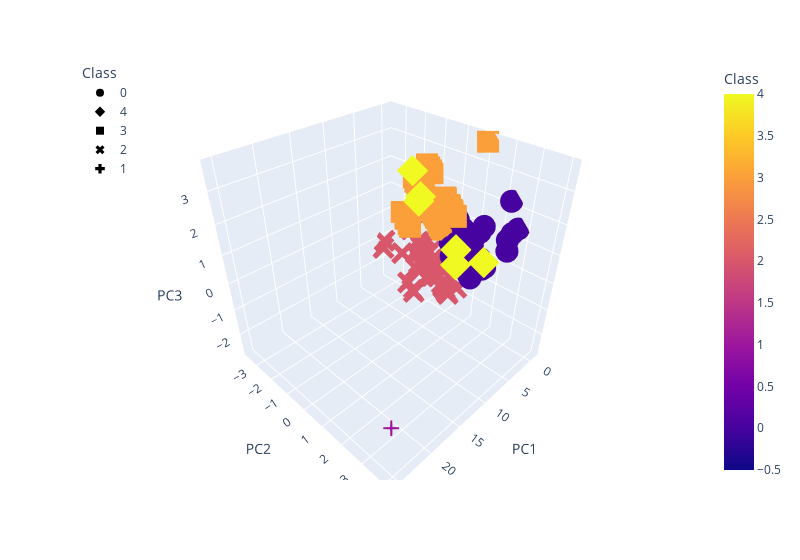

Write notebook code for a chart like this one.
### Markdown cell above
## Visualizing Results

### Code cell
# Create a 3D Scatter Plot using Plotly Express to plot the clusters using the clustered_df DataFrame.

# Plotting the clusters with three features
fig = px.scatter_3d(clustered_df, x="PC1", y="PC2", z="PC3", color="Class", symbol="Class", hover_name="CoinName", hover_data=["Algorithm"], width=800)
fig.update_layout(legend=dict(x=0,y=1))
fig.show()

### Figure 1 — Plotly figure (JSON) as saved in the notebook; plotly's stock layout.template omitted (floating-point values rounded to 4 significant figures; data arrays with more than 128 entries replaced by an {"elided": "..."} marker saying what was removed)
{"data": [{"customdata": {"elided": "311x1 int values"}, "hovertemplate": "<b>%{hovertext}</b><br><br>Class=%{marker.color}<br>PC1=%{x}<br>PC2=%{y}<br>PC3=%{z}<br>Algorithm=%{customdata[0]}<extra></extra>", "hovertext": {"elided": "311 str values"}, "legendgroup": "0", "marker": {"color": {"elided": "311 int values"}, "coloraxis": "coloraxis", "symbol": "circle"}, "mode": "markers", "name": "0", "scene": "scene", "showlegend": true, "type": "scatter3d", "x": {"elided": "311 float values"}, "y": {"elided": "311 float values"}, "z": {"elided": "311 float values"}}, {"customdata": [[66], [52], [10], [52], [10], [11]], "hovertemplate": "<b>%{hovertext}</b><br><br>Class=%{marker.color}<br>PC1=%{x}<br>PC2=%{y}<br>PC3=%{z}<br>Algorithm=%{customdata[0]}<extra></extra>", "hovertext": ["EliteCoin", "MoonCoin", "ByteCoin", "gCn Coin", "TurtleCoin", "Qwertycoin"], "legendgroup": "4", "marker": {"color": [4, 4, 4, 4, 4, 4], "coloraxis": "coloraxis", "symbol": "diamond"}, "mode": "markers", "name": "4", "scene": "scene", "showlegend": true, "type": "scatter3d", "x": [3.124, 3.662, 4.653, 4.264, 10.92, 3.371], "y": [2.21, 1.071, -0.5628, 1.24, 0.7543, -0.8139], "z": [0.5043, 0.5777, 1.813, 0.16, 3.629, 1.778]}, {"customdata": [[20], [12], [20], [18], [34], [34], [23], [23], [34], [36], [25], [31], [10], [9], [23], [34], [33], [30], [20], [6], [3], [0], [35], [15], [35], [18], [10], [34], [32], [20], [18], [10], [10], [30], [12], [18], [30], [16], [5], [35], [12], [1], [2], [6], [8], [10], [35], [35], [10], [28], [10], [18], [36], [18], [35], [15], [36], [20], [36], [35], [34], [10], [10], [20], [12], [3], [36], [36], [7], [20], [10], [15], [31], [7], [20], [10], [26], [35], [18], [32], [10], [35], [30], [32], [10], [11], [10], [27], [10], [14], [24], [31], [12], [13], [28], [18], [32], [10], [4], [4], [18], [21], [18], [18], [36], [4], [23], [34], [19], [20], [10], [18]], "hovertemplate": "<b>%{hovertext}</b><br><br>Class=%{marker.color}<br>PC1=%{x}<br>PC2=%{y}<br>PC3=%{z}<br>Algorithm=%{customdata[0]}<extra></extra>", "hovertext": ["Ethereum", "Monero", "Ethereum Classic", "ZCash", "DigiByte", "MyriadCoin", "Riecoin", "Diamond", "Verge", "FeatherCoin", "MediterraneanCoin", "Vertcoin", "DigitalNote ", "StorjCoin", "FairCoin", "Unitus", "Cryptonite", "Crypto", "Expanse", "Siacoin", "Decred", "HOdlcoin", "PWR Coin", "SoilCoin", "VIP Tokens", "Komodo", "Karbo", "Circuits of Value", "ZCoin", "Elementrem", "ZClassic", "Cannabis Industry Coin", "Bikercoins", "HexxCoin", "Citadel", "Zero", "Zoin", "DubaiCoin", "TajCoin", "Coinonat", "Quantum Resistant Ledger", "Espers", "Dynamic", "Nano", "ChanCoin", "Dinastycoin", "Denarius", "Virta Unique Coin", "LeviarCoin", "SmartCash", "Sumokoin", "BitcoinZ", "VIVO Coin", "Bitcoin Gold", "NamoCoin", "Pirl", "Innova", "Ellaism", "GoByte", "Electra", "SHIELD", "UltraNote", "BitCoal", "DaxxCoin", "Lethean", "Photon", "SparksPay", "GunCoin", "Interzone", "1717 Masonic Commemorative Token", "Niobio Cash", "Travelflex", "KREDS", "Stipend", "Callisto Network", "BitTube", "Aidos Kuneen", "Bitspace", "Bitrolium", "Alpenschillling", "Monero Classic", "Jumpcoin", "Infinex", "GINcoin", "PlatinCoin", "Loki", "Newton Coin", "MassGrid", "PluraCoin", "Muse", "PlusOneCoin", "Absolute Coin", "Webchain", "Ryo", "XDNA", "CrypticCoin", "Actinium", "FREDEnergy", "Universal Molecule", "Lithium", "PirateCash", "Exosis", "Beam", "Bithereum", "UFO Coin", "BlakeCoin", "Groestlcoin", "JoinCoin", "Vollar", "Reality Clash", "Beldex", "Horizen"], "legendgroup": "3", "marker": {"color": [3, 3, 3, 3, 3, 3, 3, 3, 3, 3, 3, 3, 3, 3, 3, 3, 3, 3, 3, 3, 3, 3, 3, 3, 3, 3, 3, 3, 3, 3, 3, 3, 3, 3, 3, 3, 3, 3, 3, 3, 3, 3, 3, 3, 3, 3, 3, 3, 3, 3, 3, 3, 3, 3, 3, 3, 3, 3, 3, 3, 3, 3, 3, 3, 3, 3, 3, 3, 3, 3, 3, 3, 3, 3, 3, 3, 3, 3, 3, 3, 3, 3, 3, 3, 3, 3, 3, 3, 3, 3, 3, 3, 3, 3, 3, 3, 3, 3, 3, 3, 3, 3, 3, 3, 3, 3, 3, 3, 3, 3, 3, 3], "coloraxis": "coloraxis", "symbol": "square"}, "mode": "markers", "name": "3", "scene": "scene", "showlegend": true, "type": "scatter3d", "x": [-0.04412, -0.001979, -0.04191, -0.03454, 0.2627, -0.07616, -0.06046, -0.2601, 0.286, -0.1262, -0.0703, -0.1039, 0.214, 0.3501, -0.2594, -0.1209, -0.08714, -0.09925, -0.04541, 0.5302, -0.151, 0.06402, -0.1734, -0.01816, -0.3233, -0.8236, 0.008857, -0.09464, -0.1107, -0.04508, -0.03457, 0.008864, 0.009031, -0.09999, -0.0002026, -0.03459, -0.09963, -0.02393, -0.1617, -0.1267, -0.0001346, 0.7092, 0.05244, 0.03584, 0.02009, 0.05618, -0.3253, -0.3233, 0.009397, -0.00486, 0.009671, 0.2561, -0.1324, -0.03439, -0.3048, -0.01646, -0.1322, -0.04272, -0.1323, 0.4067, -0.1079, 1.159, 0.008832, 0.06322, 0.01453, 1.411, -0.1324, -0.1232, 0.02536, 0.2845, 0.01406, -0.01592, -0.08472, -0.1728, 0.02371, 0.01996, -0.07774, -0.3247, -0.03308, -0.1076, 0.009065, -0.1268, -0.09978, -0.1108, 0.0147, 0.005005, 2.492, -0.08006, 0.0272, 0.3175, -0.06715, -0.3029, 0.01569, -0.006711, -0.2836, 0.1059, -0.1099, 0.1185, 0.04235, 0.04176, 0.2966, -0.05096, -0.03167, -0.03417, -0.03456, 0.1124, -0.05989, -0.1218, -0.01756, -0.04512, 0.03759, -0.03454], "y": [-1.167, -1.519, -1.167, -1.256, -0.4684, -0.5437, -1.036, -0.4614, -0.4623, -0.4648, -0.948, -0.6851, -1.561, -2.607, -0.4613, -0.5537, -0.5913, -0.7291, -1.168, -1.666, -1.338, -2.045, 0.09994, -1.387, 0.06528, 1.045, -1.606, -0.5478, -0.6416, -1.168, -1.256, -1.606, -1.606, -0.7293, -1.518, -1.256, -0.7292, -1.343, -1.251, -0.5099, -1.518, -1.238, -1.957, -1.781, -1.694, -1.596, 0.06483, 0.06528, -1.606, -0.7983, -1.606, -1.192, -0.4662, -1.255, 0.06936, -1.387, -0.4661, -1.167, -0.4661, 0.2292, -0.5508, -1.354, -1.606, -1.144, -1.515, -1.613, -0.4662, -0.4641, -1.738, -2.126, -1.605, -1.387, -0.6808, -1.163, -1.153, -1.604, -0.9046, 0.06495, -1.255, -0.6409, -1.606, -0.51, -0.7293, -0.6416, -1.605, -1.562, -1.062, -0.8601, -1.602, -2.389, -0.9924, -0.1105, -1.515, -1.475, -0.2414, -1.224, -0.6414, -1.582, -1.869, -1.869, -2.213, -1.124, -1.255, -1.255, -0.4442, -1.854, -1.036, -0.5539, -1.207, -1.168, -1.6, -1.256], "z": [1.013, 1.334, 1.013, 1.093, 0.4956, 0.454, 0.8921, 1.538, 0.4855, 0.37, 0.812, 0.5705, 1.436, 0.379, 1.538, 0.4497, 0.4939, 0.6106, 1.013, 1.573, 2.342, 1.817, 1.055, 1.214, 1.056, 3.678, 1.415, 0.4523, 0.5301, 1.013, 1.093, 1.415, 1.415, 0.6105, 1.335, 1.093, 0.6105, 1.173, 2.262, 0.4096, 1.334, 2.532, 1.736, 1.576, 1.495, 1.419, 1.056, 1.056, 1.415, 0.7019, 1.415, 1.139, 0.3693, 1.093, 1.058, 1.214, 0.3694, 1.013, 0.3694, 1.12, 0.4511, 1.602, 1.415, 1.035, 1.336, 1.894, 0.3693, 0.3704, 1.535, -0.06431, 1.415, 1.214, 0.5727, 2.181, 1.027, 1.417, 0.7714, 1.056, 1.093, 0.5308, 1.415, 0.4095, 0.6106, 0.5301, 1.416, 1.375, 1.82, 0.7315, 1.417, 0.1769, 0.8518, 1.217, 1.338, 1.294, 1.338, 1.11, 0.5303, 1.432, 1.656, 1.656, 0.01632, 0.9724, 1.094, 1.093, 0.3779, 1.671, 0.8922, 0.4497, 1.057, 1.013, 1.418, 1.093]}, {"customdata": [[50], [47], [52], [41], [52], [64], [52], [52], [64], [34], [38], [34], [54], [52], [52], [64], [64], [52], [52], [52], [52], [41], [40], [66], [64], [52], [41], [41], [66], [41], [14], [41], [41], [52], [46], [52], [66], [52], [41], [41], [47], [52], [41], [47], [40], [57], [52], [41], [50], [37], [31], [39], [47], [14], [35], [46], [46], [64], [40], [66], [43], [42], [52], [62], [52], [22], [41], [53], [41], [69], [70], [52], [52], [68], [52], [46], [47], [46], [52], [46], [64], [52], [41], [64], [17], [70], [64], [46], [64], [14], [47], [41], [14], [52], [14], [14], [47], [29], [41], [41], [47], [52]], "hovertemplate": "<b>%{hovertext}</b><br><br>Class=%{marker.color}<br>PC1=%{x}<br>PC2=%{y}<br>PC3=%{z}<br>Algorithm=%{customdata[0]}<extra></extra>", "hovertext": ["Bitshares", "PayCoin", "CasinoCoin", "Exclusive Coin", "FlutterCoin", "HyperStake", "MintCoin", "Nautilus Coin", "SuperCoin", "TeslaCoin", "TittieCoin", "Crypti", "BurstCoin", "RubyCoin", "Dnotes", "Ucoin", "Squall Coin", "Diggits", "GPU Coin", "ZeitCoin", "SafeExchangeCoin", "Nebuchadnezzar", "Let it Ride", "MudraCoin", "Lutetium Coin", "BitCurrency", "Opair", "CoffeeCoin", "RoyalCoin", "TeamUP", "ARK", "FreeCoin", "Creatio", "PandaCoin", "Allsafe", "Zilbercoin", "FindCoin", "RenosCoin", "Atmos", "MacronCoin", "ProCurrency", "GrowthCoin", "Phreak", "Ultimate Secure Cash", "QTUM", "Signatum", "Draftcoin", "Stakecoin", "Obsidian", "Cardano", "Rupee", "KekCoin", "Infinity Economics", "Lamden Tau", "Bulwark", "Kalkulus", "Digiwage", "Monkey Project", "TokenPay", "Tokyo Coin", "BiblePay", "Poa Network", "Velox", "Ontology", "MedicCoin", "Bitcoin Green", "Deviant Coin", "Semux", "Zealium", "Proton", "Bitcoin Incognito", "HollyWoodCoin", "Xt3ch", "Dekado", "Lynx", "Poseidon Quark", "BitcoinWSpectrum", "Dystem", "Peony Coin", "Vitae", "ARENON", "MMOCoin", "Ketan", "PAXEX", "Acute Angle Cloud", "Bettex coin", "Junson Ming Chan Coin", "Crypto Sports", "Dash Platinum", "ALAX", "NeosCoin", "Radium", "Lisk", "HiCoin", "EOS", "Oxycoin", "TigerCash", "Waves", "Particl", "Nxt", "ZEPHYR", "BitcoinPlus"], "legendgroup": "2", "marker": {"color": [2, 2, 2, 2, 2, 2, 2, 2, 2, 2, 2, 2, 2, 2, 2, 2, 2, 2, 2, 2, 2, 2, 2, 2, 2, 2, 2, 2, 2, 2, 2, 2, 2, 2, 2, 2, 2, 2, 2, 2, 2, 2, 2, 2, 2, 2, 2, 2, 2, 2, 2, 2, 2, 2, 2, 2, 2, 2, 2, 2, 2, 2, 2, 2, 2, 2, 2, 2, 2, 2, 2, 2, 2, 2, 2, 2, 2, 2, 2, 2, 2, 2, 2, 2, 2, 2, 2, 2, 2, 2, 2, 2, 2, 2, 2, 2, 2, 2, 2, 2, 2, 2], "coloraxis": "coloraxis", "symbol": "x"}, "mode": "markers", "name": "2", "scene": "scene", "showlegend": true, "type": "scatter3d", "x": [0.1991, 0.1379, 1.185, 0.1703, -0.0807, 0.07053, 0.432, 0.1109, 0.04595, 0.2105, 0.2343, 0.2098, 0.2148, 0.1109, 0.1181, 0.04543, -0.08689, 0.113, 0.1133, 1.67, 0.2306, 0.1708, 0.1766, 0.03641, 0.06175, 0.113, 0.1721, 0.1729, 0.03438, 0.1736, 0.7162, 0.1715, 0.1708, 0.9497, 0.1434, 0.111, 0.03468, 0.1113, 0.1731, 0.1804, 0.8974, 0.1351, 0.1707, 0.1398, 0.1782, 0.08627, 0.1109, 0.1709, 0.1226, 1.038, 0.2252, 0.1815, 0.3645, 0.7227, 0.2034, 0.1435, 0.1447, 0.04547, 0.1763, 0.04588, 0.4368, 0.3025, 0.1121, 0.076, 0.1195, 0.2739, 0.1715, 0.5023, 0.1712, 0.01852, -0.1191, 0.1113, 0.111, 0.0248, 2.547, 0.1497, 0.1395, 0.1434, 0.2811, 0.1451, 0.04604, 0.1147, 0.1725, 0.04627, 0.7883, 0.01317, 0.305, 0.1432, 0.0454, 0.7385, 0.1379, 0.1704, 0.7168, 0.3626, 0.7287, 0.7303, 0.1628, 0.5022, 0.1705, 0.1294, 0.5843, 0.1105], "y": [-0.793, -0.9419, -0.6877, -1.205, -0.1462, -0.1906, -0.6484, -0.7226, -0.1963, -1.512, -1.326, -1.512, -0.8156, -0.7226, -0.721, -0.1964, 0.1868, -0.7221, -0.7221, -0.3783, -0.9022, -1.205, -1.249, -0.1083, -0.1927, -0.7221, -1.205, -1.204, -0.1087, -1.204, -3.538, -1.205, -1.205, -0.534, -0.9857, -0.7226, -0.1087, -0.7225, -1.204, -1.203, -0.7785, -0.7173, -1.205, -0.9415, -1.248, -0.5028, -0.7226, -1.205, -0.8101, -1.192, -1.643, -1.293, -0.891, -3.537, -1.468, -0.9857, -0.9855, -0.1964, -1.249, -0.1062, -1.675, -1.543, -0.7223, -0.2797, -0.7207, -2.038, -1.205, -1.828, -1.205, 0.02291, 0.45, -0.7225, -0.7226, -0.02076, -1.209, -0.9844, -0.9415, -0.9857, -0.686, -0.9854, -0.1963, -0.7218, -1.205, -0.1962, -3.593, 0.06678, -0.1364, -0.9858, -0.1964, -3.533, -0.9419, -1.205, -3.538, -0.666, -3.535, -3.535, -0.9363, -2.497, -1.205, -1.008, -2.08, -0.7227], "z": [-1.263, -1.15, -1.48, -0.9086, -0.7047, -1.833, -1.352, -1.351, -1.833, -0.6269, -0.783, -0.6272, -1.642, -1.351, -1.35, -1.833, -1.403, -1.351, -1.35, -1.133, -1.562, -0.9085, -0.8683, -1.913, -1.832, -1.351, -0.9084, -0.9085, -1.914, -0.9079, -1.115, -0.9085, -0.9085, -1.281, -1.11, -1.351, -1.914, -1.351, -0.9083, -0.9077, -0.9835, -1.346, -0.9085, -1.149, -0.8682, -1.552, -1.351, -0.9084, -1.27, -0.6495, -0.5065, -0.8281, -1.13, -1.114, -0.6673, -1.11, -1.109, -1.833, -0.8683, -1.912, -1.624, -1.379, -1.351, -1.751, -1.35, -0.1447, -0.9084, -2.683, -0.9084, -2.034, -1.644, -1.351, -1.351, -1.994, -2.228, -1.108, -1.15, -1.11, -1.313, -1.109, -1.833, -1.35, -0.9081, -1.833, -1.449, -2.074, -1.834, -1.11, -1.833, -1.113, -1.15, -0.9086, -1.115, -1.329, -1.115, -1.115, -1.148, -1.287, -0.9086, -0.6911, -2.438, -1.351]}, {"customdata": [[59]], "hovertemplate": "<b>%{hovertext}</b><br><br>Class=%{marker.color}<br>PC1=%{x}<br>PC2=%{y}<br>PC3=%{z}<br>Algorithm=%{customdata[0]}<extra></extra>", "hovertext": ["BitTorrent"], "legendgroup": "1", "marker": {"color": [1], "coloraxis": "coloraxis", "symbol": "cross"}, "mode": "markers", "name": "1", "scene": "scene", "showlegend": true, "type": "scatter3d", "x": [25.43], "y": [4.043], "z": [-0.7868]}], "layout": {"coloraxis": {"colorbar": {"title": {"text": "Class"}}, "colorscale": [[0, "#0d0887"], [0.1111, "#46039f"], [0.2222, "#7201a8"], [0.3333, "#9c179e"], [0.4444, "#bd3786"], [0.5556, "#d8576b"], [0.6667, "#ed7953"], [0.7778, "#fb9f3a"], [0.8889, "#fdca26"], [1, "#f0f921"]]}, "legend": {"title": {"text": "Class"}, "tracegroupgap": 0, "x": 0, "y": 1}, "margin": {"t": 60}, "scene": {"domain": {"x": [0, 1], "y": [0, 1]}, "xaxis": {"title": {"text": "PC1"}}, "yaxis": {"title": {"text": "PC2"}}, "zaxis": {"title": {"text": "PC3"}}}, "width": 800}}
